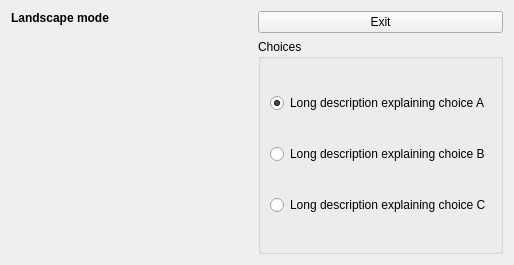
<?xml version="1.0" encoding="UTF-8"?>
<ui version="4.0">
 <class>LandscapeUI</class>
 <widget class="QWidget" name="LandscapeUI">
  <property name="geometry">
   <rect>
    <x>0</x>
    <y>0</y>
    <width>514</width>
    <height>265</height>
   </rect>
  </property>
  <property name="windowTitle">
   <string>Form</string>
  </property>
  <layout class="QGridLayout" name="gridLayout">
   <item row="0" column="0" colspan="2">
    <widget class="QLabel" name="label">
     <property name="sizePolicy">
      <sizepolicy hsizetype="Expanding" vsizetype="Preferred">
       <horstretch>0</horstretch>
       <verstretch>0</verstretch>
      </sizepolicy>
     </property>
     <property name="styleSheet">
      <string notr="true">font-weight: bold;</string>
     </property>
     <property name="text">
      <string>Landscape mode</string>
     </property>
     <property name="alignment">
      <set>Qt::AlignLeading|Qt::AlignLeft|Qt::AlignTop</set>
     </property>
    </widget>
   </item>
   <item row="0" column="2">
    <widget class="QPushButton" name="exitButton">
     <property name="sizePolicy">
      <sizepolicy hsizetype="Minimum" vsizetype="Fixed">
       <horstretch>0</horstretch>
       <verstretch>0</verstretch>
      </sizepolicy>
     </property>
     <property name="text">
      <string>Exit</string>
     </property>
    </widget>
   </item>
   <item row="1" column="2">
    <widget class="QGroupBox" name="groupBox">
     <property name="sizePolicy">
      <sizepolicy hsizetype="Preferred" vsizetype="Expanding">
       <horstretch>0</horstretch>
       <verstretch>0</verstretch>
      </sizepolicy>
     </property>
     <property name="title">
      <string>Choices</string>
     </property>
     <layout class="QVBoxLayout" name="verticalLayout">
      <item>
       <widget class="QRadioButton" name="radioAButton">
        <property name="text">
         <string>Long description explaining choice A</string>
        </property>
        <property name="checked">
         <bool>true</bool>
        </property>
        <attribute name="buttonGroup">
         <string>buttonGroup</string>
        </attribute>
       </widget>
      </item>
      <item>
       <widget class="QRadioButton" name="radioBButton">
        <property name="text">
         <string>Long description explaining choice B</string>
        </property>
        <attribute name="buttonGroup">
         <string>buttonGroup</string>
        </attribute>
       </widget>
      </item>
      <item>
       <widget class="QRadioButton" name="radioCButton">
        <property name="text">
         <string>Long description explaining choice C</string>
        </property>
        <attribute name="buttonGroup">
         <string>buttonGroup</string>
        </attribute>
       </widget>
      </item>
     </layout>
    </widget>
   </item>
   <item row="1" column="0" colspan="2">
    <widget class="QWidget" name="choiceWidget" native="true">
     <property name="sizePolicy">
      <sizepolicy hsizetype="Expanding" vsizetype="Expanding">
       <horstretch>0</horstretch>
       <verstretch>0</verstretch>
      </sizepolicy>
     </property>
    </widget>
   </item>
  </layout>
 </widget>
 <resources/>
 <connections/>
 <buttongroups>
  <buttongroup name="buttonGroup"/>
 </buttongroups>
</ui>
